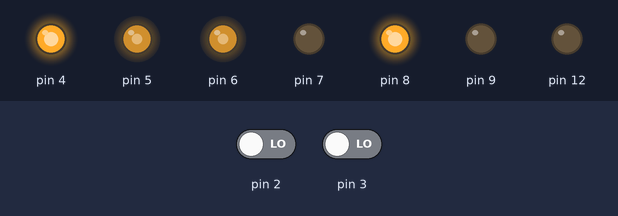
The sketch below on a simulated Arduino Uno, built with avr-gcc and run on an emulated ATmega328P. Parts: output pins drawn as LEDs (lit = HIGH). Dashed ring = blinking. Inputs (shaded band) come from the test bench; at power-on: pin 2 LOW, pin 3 LOW.

Above: at 1.2 s.
1.3 s: pin 2 driven HIGH
At 1.83 s:
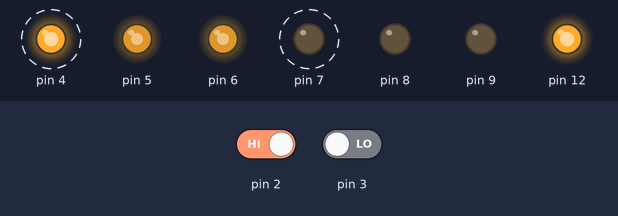
4.3 s: pin 2 driven LOW
At 4.81 s:
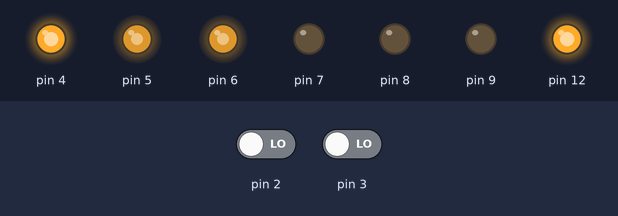
6.5 s: pin 3 driven HIGH
At 6.66 s:
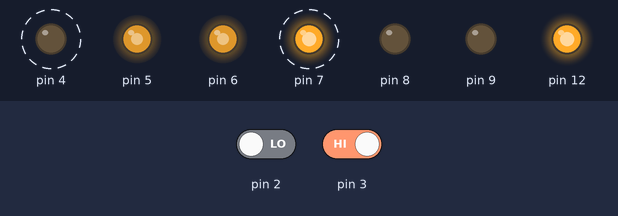
Timing chart, 0 to 15.5 s (numbered marks = the images above; inputs shaded):
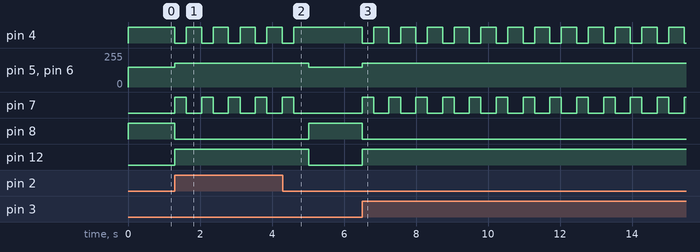

The sketch:

sumo.ino
```cpp
// Minisumo de practica: arena con borde negro; no incluye oponente ni puntuacion.
// IR izquierdo=D2 y derecho=D3, negro=HIGH. Detectar borde: retroceder y girar hacia dentro.
// Evitar obstáculos: avanza; si el HC-SR04 ve algo a menos de 20 cm, gira a la derecha un momento.
// Puente H: IN1=D4 IN2=D7 IN3=D8 IN4=D12, ENA=D5 ENB=D6. Sensor: TRIG=D9, ECHO=D10.
long distanciaCm() {
  digitalWrite(9, LOW); delayMicroseconds(2); digitalWrite(9, HIGH); delayMicroseconds(10); digitalWrite(9, LOW);
  unsigned long us = pulseIn(10, HIGH, 25000UL);
  if (us == 0) return 400;
  return us / 58;
}
void motores(bool izqAdelante, bool derAdelante, int fuerza) {
  digitalWrite(4, izqAdelante); digitalWrite(7, !izqAdelante);
  digitalWrite(8, derAdelante); digitalWrite(12, !derAdelante);
  analogWrite(5, fuerza); analogWrite(6, fuerza);
}
void setup() { pinMode(4,OUTPUT); pinMode(7,OUTPUT); pinMode(8,OUTPUT); pinMode(12,OUTPUT); pinMode(9,OUTPUT); pinMode(10,INPUT); pinMode(2,INPUT); pinMode(3,INPUT); }
void loop() {
 bool izquierda=digitalRead(2), derecha=digitalRead(3);
 if(izquierda || derecha) {
   motores(false,false,180); delay(320);
   motores(true,false,180); delay(420);
 } else { motores(true,true,150); }
 delay(5);
}
```

Measured:
- after the input at 1.3 s, pin 4: alternates HIGH for 0.43 s and LOW for 0.32 s, starting at once; pin 5, pin 6: 150/255 → 180/255 at once; pin 7: alternates HIGH for 0.32 s and LOW for 0.43 s, starting at once; pin 8: HIGH → LOW at once; pin 12: LOW → HIGH at once
- after the input at 4.3 s, pin 4: goes on until 4.6 s, then stays HIGH; pin 5, pin 6: 180/255 → 150/255 after 0.73 s; pin 7: goes on until 4.6 s, then stays LOW; pin 8: LOW → HIGH after 0.73 s; pin 12: HIGH → LOW after 0.73 s
- after the input at 6.5 s, pin 4: alternates HIGH for 0.43 s and LOW for 0.32 s, starting at once; pin 5, pin 6: 150/255 → 180/255 at once; pin 7: alternates HIGH for 0.32 s and LOW for 0.43 s, starting at once; pin 8: HIGH → LOW at once; pin 12: LOW → HIGH at once
